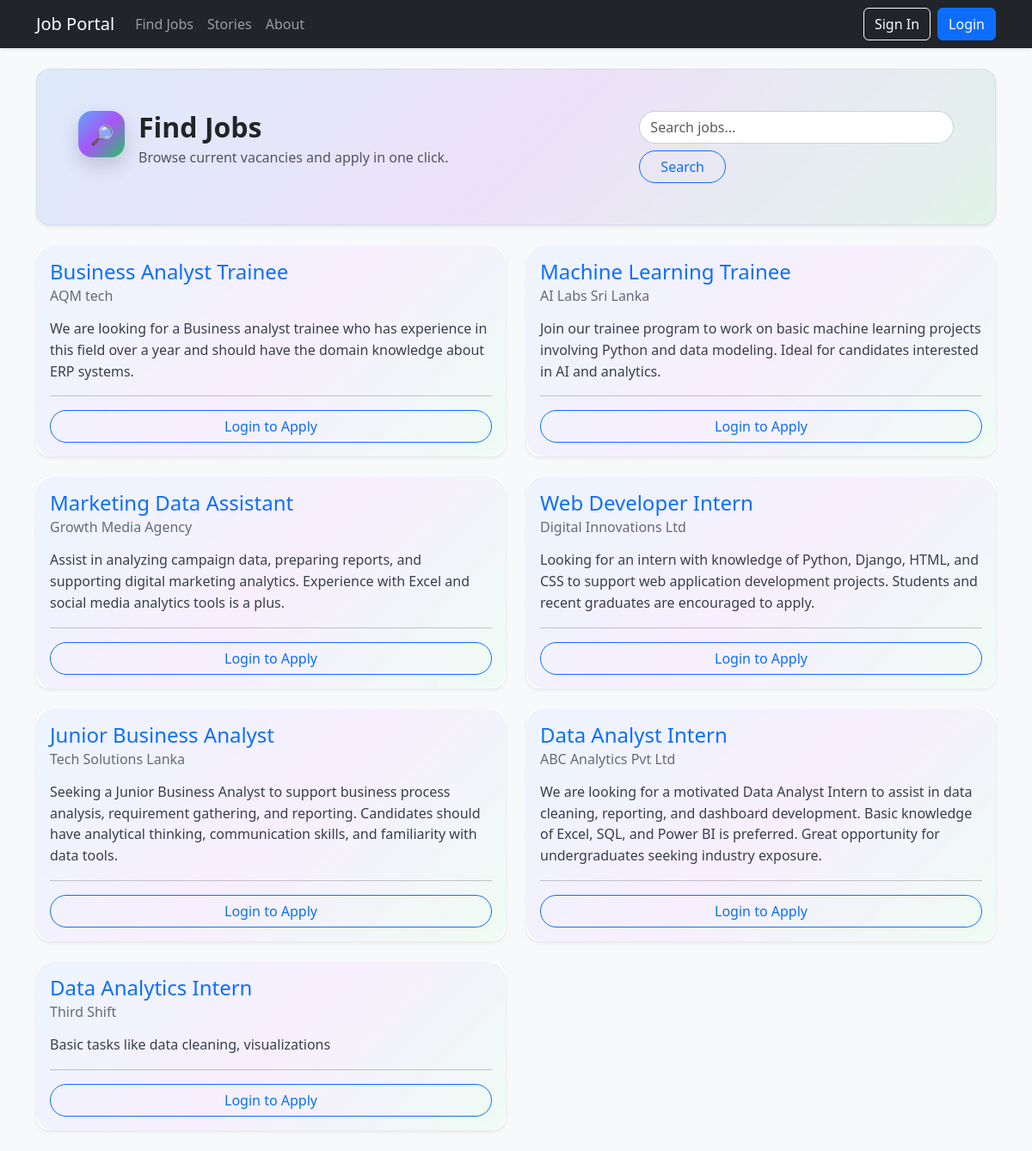
Screenshot of /jobs/ with the database file from the repository.
### jobs/models.py (models this page shows, shortened)
class Job(models.Model):
    title = models.CharField(max_length=100)
    description = models.TextField()
    company = models.CharField(max_length=100)
    created_by = models.ForeignKey(User, on_delete=models.CASCADE)

### jobs/views.py (the view)
# urls.py: path('', views.job_list, name='job_list'),
def job_list(request):
    q = (request.GET.get("q") or "").strip()
    jobs_qs = Job.objects.all().order_by("-id")  # Show newest first
    if q:
        jobs_qs = jobs_qs.filter(Q(title__icontains=q) | Q(description__icontains=q))
    if request.user.is_authenticated:
        user_apps = Application.objects.filter(user=request.user)
        app_dict = {app.job_id: app.status for app in user_apps}
    paginator = Paginator(jobs_qs, 10)
    page_number = request.GET.get("page")
    page_obj = paginator.get_page(page_number)
    if request.user.is_authenticated:
        for job in page_obj:
            job.applied_status = app_dict.get(job.id, None)
    return render(request, "job_list.html", {"page_obj": page_obj, "q": q})

### jobportal/context_processors.py (called while the page is built, shortened)
def unread_notifications_count(request):
    if not getattr(request, "user", None) or not request.user.is_authenticated:
        return {
            "unread_notifications_count": 0,
            "unread_message_count": 0,
            "recent_messages": [],
        }

### jobs/templates/job_list.html (shortened to what this page needs)
{% extends 'base.html' %}
{% block content %}
<div class="jobs-page">
  <div class="jobs-hero rounded-4 p-4 p-md-5 shadow-sm mb-4">
    <div class="d-flex flex-wrap justify-content-between align-items-start gap-3">
      <div class="d-flex align-items-start gap-3">
        <div class="jobs-badge" aria-hidden="true">
          <span style="font-size: 22px; line-height: 1;">🔎</span>
        </div>
        <div>
          <h2 class="mb-1 fw-bold">Find Jobs</h2>
          <div class="text-muted">Browse current vacancies and apply in one click.</div>
        </div>
      </div>
      <form method="GET" class="d-flex flex-wrap gap-2" role="search">
          <input
              class="form-control search-input"
              type="search"
              name="q"
              placeholder="Search jobs..."
              value="{{ q|default:'' }}"
              aria-label="Search"
          >
          <button class="btn btn-outline-primary rounded-pill px-4" type="submit">Search</button>
      </form>
    </div>
  </div>
  <div class="row">
      {% for job in page_obj %}
      <div class="col-md-6 mb-4">
          <div class="card job-card shadow-sm border-0 rounded-4 h-100 card-lift">
              <div class="card-body position-relative">
                  <h4 class="card-title text-primary job-title">{{ job.title }}</h4>
                  <h6 class="card-subtitle mb-3 text-muted job-company">{{ job.company }}</h6>
                  <p class="card-text job-desc">{{ job.description }}</p>
                  <hr>
                  {% if user.is_authenticated %}
                      {% if job.created_by == user %}
                          <span class="badge rounded-pill state-pill state-own w-100 py-2">Your Job Post</span>
                      {% elif job.applied_status %}
                          <button class="btn w-100 rounded-pill state-applied" disabled>
                              Applied (Status: {{ job.applied_status }})
                          </button>
                      {% else %}
                          <a href="{% url 'apply_job' job.id %}" class="btn btn-gradient-primary w-100 rounded-pill">Apply Now</a>
                      {% endif %}
                  {% else %}
                      <a href="{% url 'login' %}" class="btn btn-outline-primary w-100 rounded-pill">Login to Apply</a>
                  {% endif %}
              </div>
          </div>
      </div>
      {% endfor %}
  </div>
</div>
{% endblock %}

### templates/base.html (style rules this page uses)
.card-lift { transition: transform 0.2s ease, box-shadow 0.2s ease; }

### jobs/templates/job_list.html (style rules this page uses)
.jobs-page .jobs-hero { background: linear-gradient(135deg, rgba(96, 165, 250, .18), rgba(168, 85, 247, .14), rgba(34, 197, 94, .10)); border: 1px solid rgba(15, 23, 42, .06); }
.jobs-page .jobs-badge { width: 54px; height: 54px; border-radius: 16px; background: linear-gradient(135deg, #60a5fa, #a855f7, #22c55e); color: #0b1020; display: inline-flex; align-items: center; justify-content: center; box-shadow: 0 .6rem 1.4rem rgba(0, 0, 0, .16); }
.jobs-page .search-input { border-radius: 999px; border: 1px solid rgba(15, 23, 42, .12); }
.jobs-page .job-card { position: relative; overflow: hidden; border: 1px solid rgba(15, 23, 42, .06); }
.jobs-page .job-card::before { content: ""; position: absolute; inset: 0; pointer-events: none; background: linear-gradient(135deg, rgba(96,165,250,.12), rgba(168,85,247,.10), rgba(34,197,94,.08)); opacity: .95; mask: linear-gradient(#000, #000) content-box, linear-gradient(#000, #000); -webkit-mask: linear-gradient(#000, #000) content-box, linear-gradient(#000, #000); padding: 1px; border-radius: 1.25rem; }
.jobs-page .job-title { line-height: 1.2; }
.jobs-page .job-company { color: rgba(15, 23, 42, .62) !important; }
.jobs-page .job-desc { color: rgba(15, 23, 42, .82); line-height: 1.55; }

### rows the page displays
Job: title "Business Analyst Trainee", company "AQM tech", description "We are looking for a Business analyst trainee who has experience in this field over a year and should have the domain knowledge about ERP systems."
Job: title "Machine Learning Trainee", company "AI Labs Sri Lanka", description "Join our trainee program to work on basic machine learning projects involving Python and data modeling. Ideal for candidates interested in AI and analytics."
Job: title "Marketing Data Assistant", company "Growth Media Agency", description "Assist in analyzing campaign data, preparing reports, and supporting digital marketing analytics. Experience with Excel and social media analytics tools is a plus."
Job: title "Web Developer Intern", company "Digital Innovations Ltd", description "Looking for an intern with knowledge of Python, Django, HTML, and CSS to support web application development projects. Students and recent graduates are encouraged to apply."
Job: title "Junior Business Analyst", company "Tech Solutions Lanka", description "Seeking a Junior Business Analyst to support business process analysis, requirement gathering, and reporting. Candidates should have analytical thinking, communication skills, and familiarity with data tools."
Job: title "Data Analyst Intern", company "ABC Analytics Pvt Ltd", description "We are looking for a motivated Data Analyst Intern to assist in data cleaning, reporting, and dashboard development. Basic knowledge of Excel, SQL, and Power BI is preferred. Great opportunity for undergraduates seeking industry exposure."
Job: title "Data Analytics Intern", company "Third Shift", description "Basic tasks like data cleaning, visualizations"
